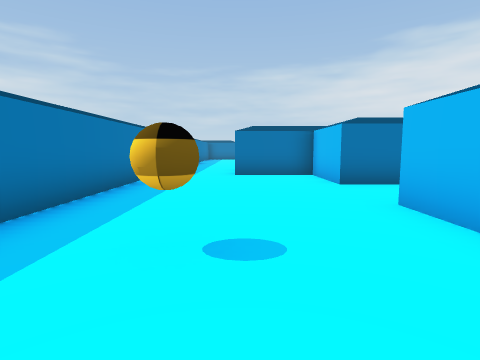
View 1 (above)

24 first-person views from a walk through a 3-D level made in the Unity game engine. The camera is 1.5 m above the floor, tilts 6° down and sees 80° across. The floor is counted in squares, 2 m on a side. Each view is taken from the middle of a square. On the plan, view 1 faces up. The plan holds only what a view shows up to about 10 squares ahead; the rest is blank. The place goes on beyond the plan. The player character is not drawn.

View 2
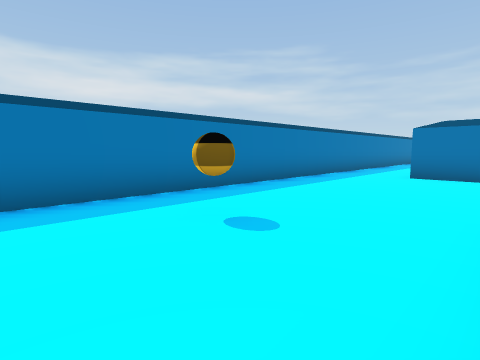

View 3
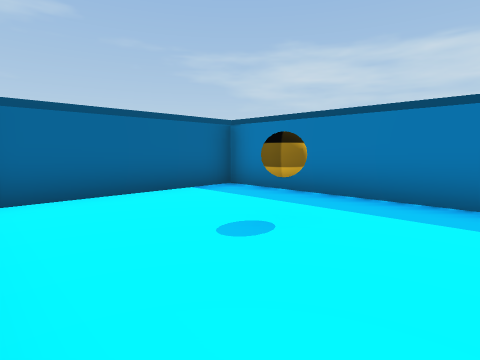

View 4
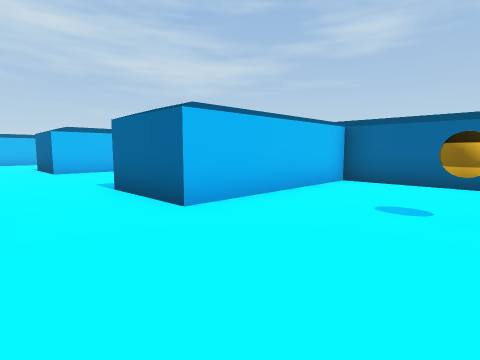

View 5
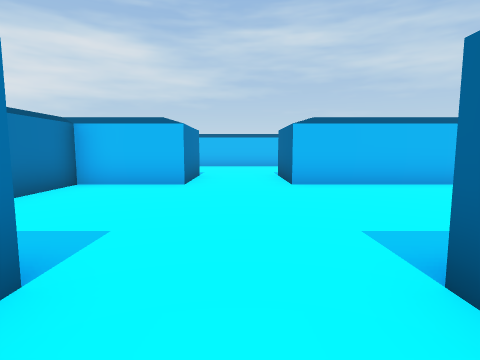

View 6
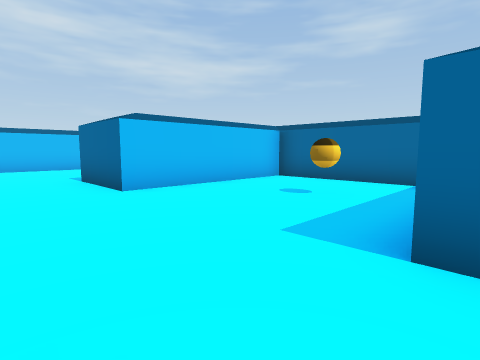

View 7
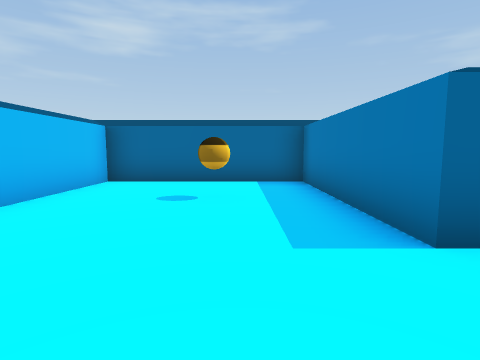

View 8
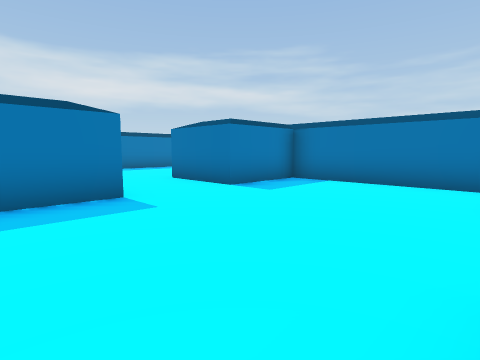

View 9
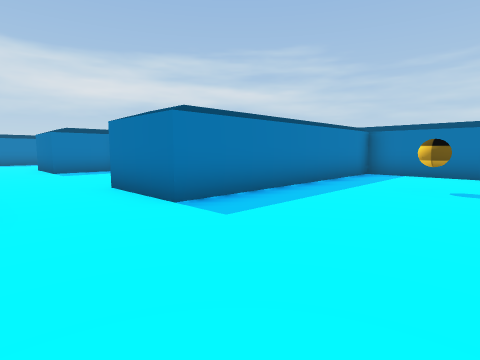

View 10
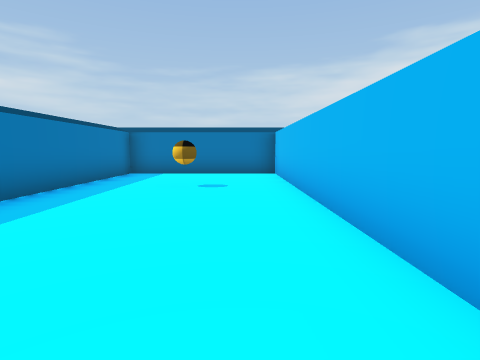

View 11
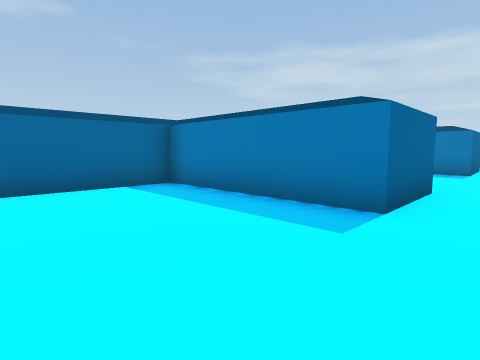

View 12
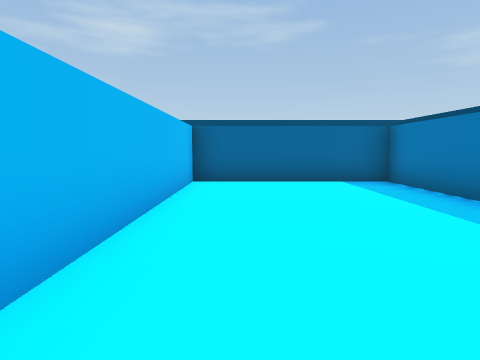

View 13
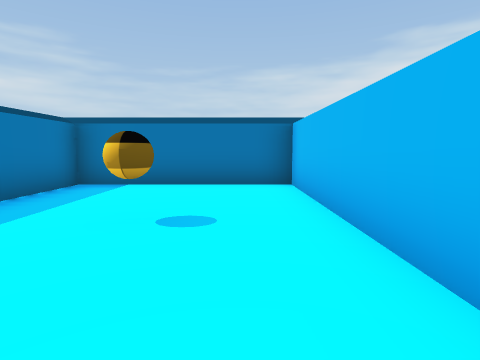

View 14
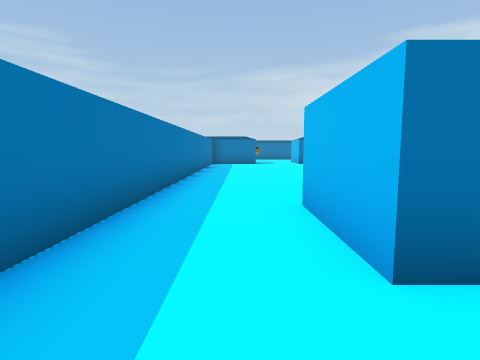

View 15
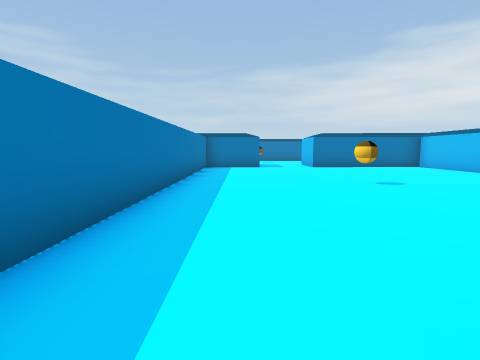

View 16
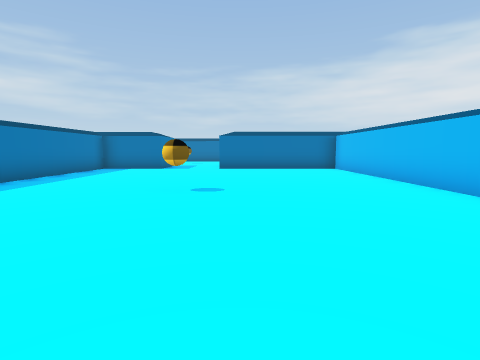

View 17
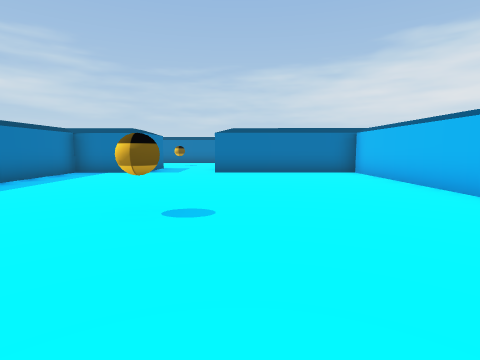

View 18
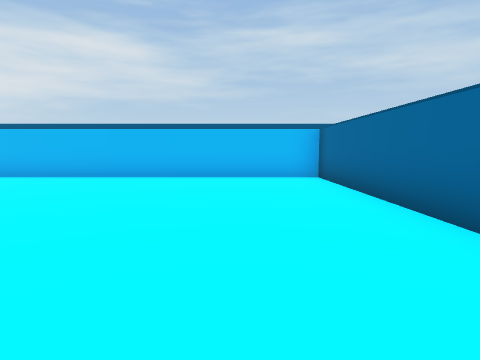

View 19
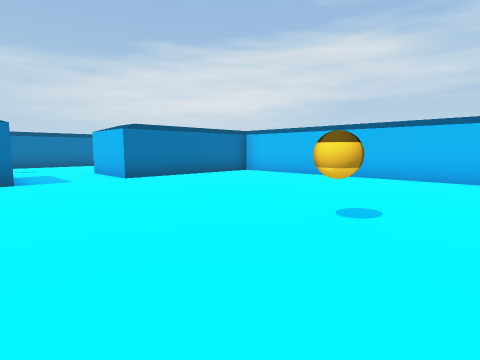

View 20
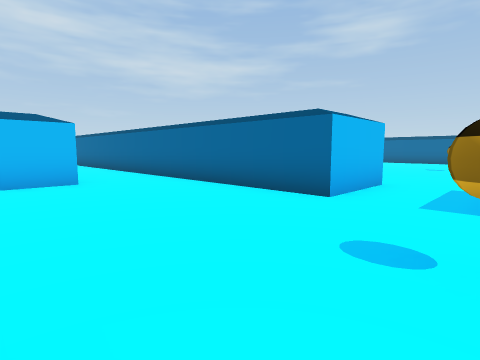

View 21
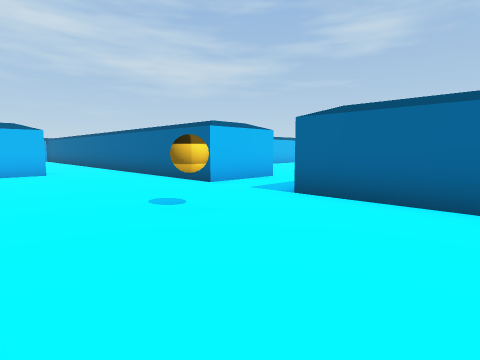

View 22
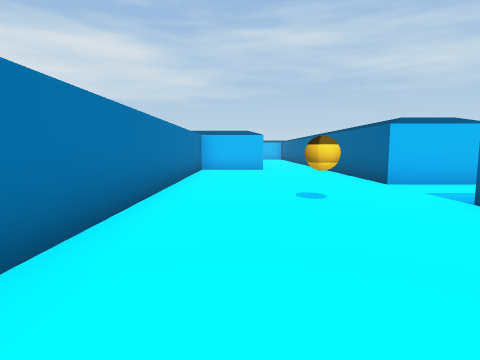

View 23
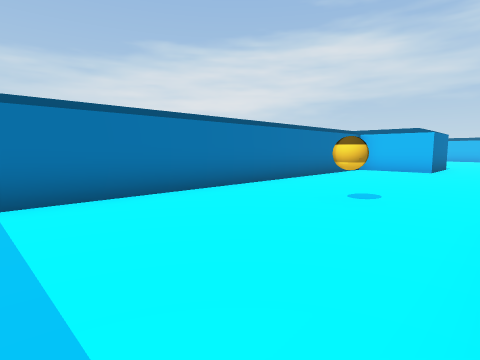

View 24
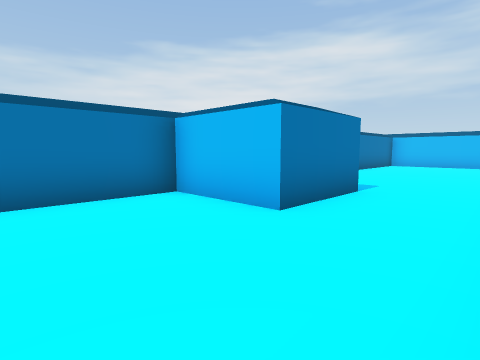

### Floor plan
Points are (right, up) in squares from view 1. A wall is a line through its corners. A room is listed if a view was taken in it or the views show most of it. See-through windows are left out.
Room 1 (views 1, 2, 3, 4, 14)
walls: (2.2, 6.2) (2.2, 8.5) (-0.1, 8.5); (-2.5, 8.6) (-2.5, -0.8) (2.2, -0.8) (2.2, 3.9)
ways out: opening at (3.5, 5.5) to room 2; opening at (-1.5, 9.5) to room 4
objects: other object (-1, 2)
Room 2 (views 5, 6, 7, 8)
walls: (9.1, 6.2) (9.1, 8.5) (4.5, 8.5) (4.5, 6.2) (2.2, 6.2); (2.2, 3.9) (4.5, 3.9) (4.5, -0.8) (9.1, -0.8) (9.1, 3.9)
ways out: opening at (3.5, 5.5) to room 1; opening at (10.5, 5.5) to room 3
objects: other object (6, 2)
Room 3 (views 9, 10, 11, 12, 13)
walls: (9.1, 3.9) (11.5, 3.9) (11.5, -0.8) (16.1, -0.8) (16.1, 13.2) (11.5, 13.2) (11.5, 6.2) (9.1, 6.2)
ways out: opening at (10.5, 5.5) to room 2
objects: other object (14, 10)
Room 4 (views 15, 16, 17, 18, 19, 20, 21, 22, 23, 24)
walls: (-0.1, 22.5) (-2.5, 22.5) (-2.5, 8.6); (9.2, 27.1) (6.8, 27.1) (6.8, 29.4) (-3.6, 29.4); (-2.8, 24.8) (-0.1, 24.8); (1.5, 10.8) (6.8, 10.8) (6.8, 22.5) (2.2, 22.5) (2.2, 24.8) (10, 24.8); (-0.1, 8.5) (-0.1, 10.9)
ways out: opening at (-1.5, 9.5) to room 1
objects: other object (0, 27); other object (2, 16)

Where each view was taken, in squares from view 1:
view 1: 0 up, 0 right, facing up
view 2: 0 up, 2 right, facing up-left
view 3: 4 up, 2 right, facing down-left
view 4: 6 up, 1 left, facing down-right
view 5: 5 up, 3 right, facing right
view 6: 6 up, 4 right, facing down-right
view 7: 6 up, 6 right, facing down
view 8: 2 up, 9 right, facing up-left
view 9: 4 up, 15 right, facing up-left
view 10: 4 up, 15 right, facing up
view 11: 5 up, 15 right, facing down-left
view 12: 6 up, 15 right, facing down
view 13: 7 up, 15 right, facing up
view 14: 7 up, 1 left, facing up
view 15: 10 up, 1 left, facing up
view 16: 11 up, 3 right, facing up
view 17: 13 up, 3 right, facing up
view 18: 13 up, 1 left, facing right
view 19: 15 up, 1 left, facing up-right
view 20: 29 up, 0 right, facing down-right
view 21: 29 up, 3 left, facing down-right
view 22: 28 up, 4 left, facing right
view 23: 25 up, 4 left, facing up-right
view 24: 25 up, 4 right, facing up-right
